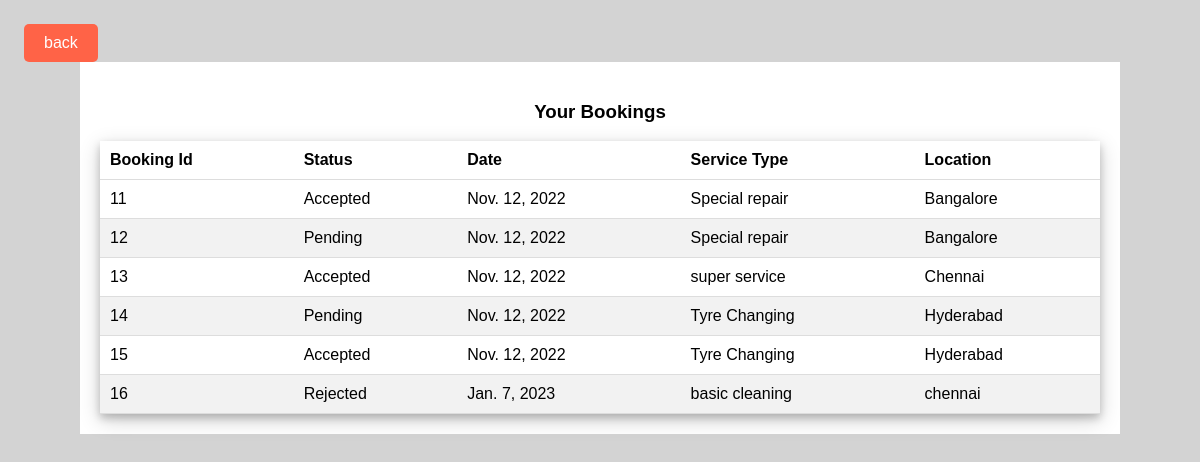
The page /showbookings (signed in) on the database its author committed.
### app/models.py (models this page shows, shortened)
class Booking(models.Model):
    STATUS = (
        ('Pending', 'Pending'),
        ('Success', 'Success'),
        ('Rejected', 'Rejected'),
    )
    customer_details = models.ForeignKey(Customer, on_delete=models.SET_NULL, null=True, blank=True)
    service_details = models.ForeignKey(Service, on_delete=models.SET_NULL, null=True, blank=True)
    status = models.CharField(max_length=200, null=True, choices=STATUS)
    date_created = models.DateField(default=now)

class Service(models.Model):
    location = models.CharField(max_length=200, null=True, blank=True)
    service_type = models.ForeignKey(Servicetype, on_delete=models.SET_NULL, null=True, blank=True)

class Servicetype(models.Model):
    type_of_service = models.CharField(max_length=200, null=True, blank=True)
    def __str__(self):
        return str(self.type_of_service)

### app/views.py (the view)
# urls.py: path('showbookings', views.showBookings, name='showBookings'),
@login_required(login_url='login')
def showBookings(request):
    sample_user = request.user
    email = sample_user.email
    customer = Customer.objects.get(email=email)
    bookings = customer.booking_set.all()
    context = {'bookings':bookings}
    return render(request, 'bookings.html',context)

### app/templates/bookings.html (shortened to what this page needs)
<!DOCTYPE html>
<html lang="en">
    {% load static %} {% block content %}
  <head>
  </head>
  <body>
    <a
      class="button"
      style="margin-left: 1em; margin-top: 1em"
      href="{% url 'home' %}"
      >back</a
    >
    <div class="container">
      <h3 style="text-align: center">Your Bookings</h3>
      <div class="shadow1">
        <table class="table">
          <thead>
            <tr>
              <th scope="col">Booking Id</th>
              <th>Status</th>
              <th>Date</th>
              <th>Service Type</th>
              <th>Location</th>
            </tr>
          </thead>
          <tbody>
            {% for booking in bookings %}
            <tr>
              <td>{{booking.id}}</td>
              <td>{{booking.status}}</td>
              <td>{{booking.date_created}}</td>
              <td>{{booking.service_details.service_type}}</td>
              <td>{{booking.service_details.location}}</td>
            </tr>
            {% endfor %}
          </tbody>
        </table>
      </div>
    </div>
    {% endblock content %}
  </body>
</html>

### app/templates/bookings.html (style rules this page uses)
body { font-family: Arial, sans-serif; background-color: lightgray; }
.container { max-width: 1000px; margin: 0 auto; background-color: white; padding: 20px; }
.button { display: inline-block; background-color: tomato; color: white; padding: 10px 20px; text-decoration: none; border-radius: 5px; }
table { width: 100%; border-collapse: collapse; }
th, td { padding: 10px; text-align: left; border-bottom: 1px solid #ddd; }
tr:nth-child(even) { background-color: #f2f2f2; }
.shadow1 { box-shadow: 0 4px 8px 0 rgba(0, 0, 0, 0.2), 0 6px 20px 0 rgba(0, 0, 0, 0.19); }

### rows shown on the page
Booking: id "11", status "Accepted", date_created "Nov. 12, 2022", service_details.service_type "Special repair", service_details.location "Bangalore"
Booking: id "12", status "Pending", date_created "Nov. 12, 2022", service_details.service_type "Special repair", service_details.location "Bangalore"
Booking: id "13", status "Accepted", date_created "Nov. 12, 2022", service_details.service_type "super service", service_details.location "Chennai"
Booking: id "14", status "Pending", date_created "Nov. 12, 2022", service_details.service_type "Tyre Changing", service_details.location "Hyderabad"
Booking: id "15", status "Accepted", date_created "Nov. 12, 2022", service_details.service_type "Tyre Changing", service_details.location "Hyderabad"
Booking: id "16", status "Rejected", date_created "Jan. 7, 2023", service_details.service_type "basic cleaning", service_details.location "chennai"
